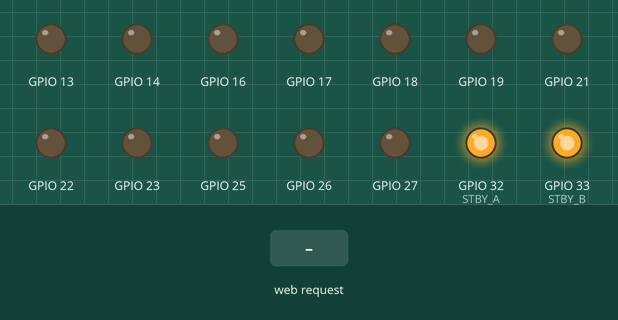
Bench run of a program on a simulated ESP32. On the bench: output pins drawn as LEDs (lit = HIGH). Inputs (shaded band) come from the test bench. What the program prints to the serial monitor is not drawn.

Above: at 1.2 s.
1.3 s: HTTP request GET /motor?c=1&v=1&i=1 received
At 2.2 s:
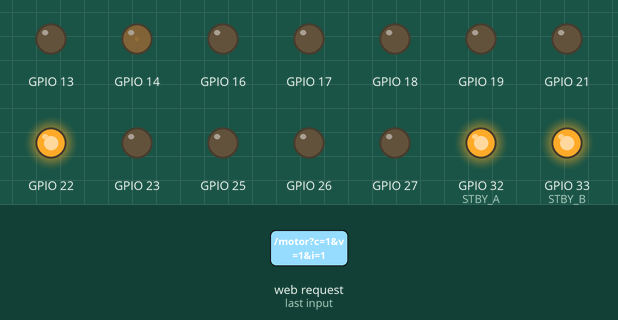
2.8 s: HTTP request GET /move received
At 3.4 s:
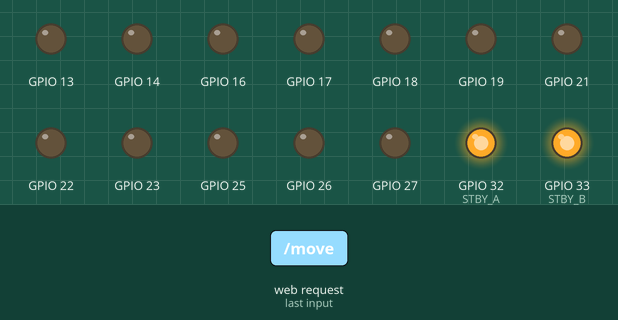
Timing chart, 0 to 5.8 s (numbered marks = the images above; inputs shaded):
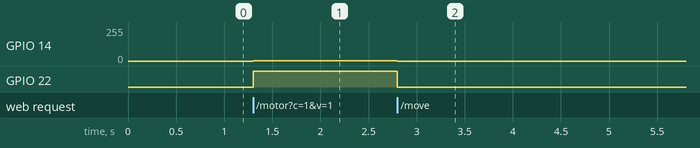

Measured:
- after the input at 1.3 s, GPIO 14: 0/255 → 2/255 at once; GPIO 22: LOW → HIGH at once
- after the input at 2.8 s, GPIO 14: 2/255 → 0/255 at once; GPIO 22: HIGH → LOW at once

The program:

main.cpp
```cpp
#include <Arduino.h>
#include <WiFi.h>
#include <WebServer.h>

const char* AP_SSID = "Omni-Bot";
const char* AP_PASSWORD = "omnibot123";
WebServer server(80);

struct Motor { uint8_t pwm, in1, in2; bool invert; };
Motor FL{13,18,19,false}, FR{14,21,22,true}, RL{16,23,25,false}, RR{17,26,27,true};
constexpr uint8_t STBY_A = 32, STBY_B = 33;

const char INDEX_HTML[] PROGMEM = R"HTML(
<!doctype html>
<html lang="en">
<head>
<meta name="viewport" content="width=device-width,initial-scale=1,maximum-scale=1,user-scalable=no">
<meta name="theme-color" content="#0b0d10">
<title>Omni-Bot Controller</title>
<style>
*{box-sizing:border-box;-webkit-tap-highlight-color:transparent}
body{margin:0;background:#0b0d10;color:#f2f4f7;font-family:system-ui,-apple-system,sans-serif;touch-action:none}
main{width:min(680px,100%);margin:auto;padding:16px 14px 28px}
header{display:flex;align-items:center;justify-content:space-between;margin-bottom:14px}
h1{font-size:24px;margin:0}.status{font-size:12px;color:#6ee7a0}
.panel{background:#151922;border:1px solid #252b36;border-radius:20px;padding:16px;margin:12px 0}
.label{display:flex;justify-content:space-between;color:#b8bec9;font-size:14px}
input[type=range]{width:100%;accent-color:#f2f4f7}
.grid{display:grid;grid-template-columns:repeat(3,1fr);gap:9px}
button{border:1px solid #303642;background:#202631;color:#fff;border-radius:16px;min-height:68px;font-size:26px;font-weight:650;user-select:none}
button:active{transform:scale(.97);background:#343b48}
.stop{background:#a92d38;border-color:#c74450;font-size:16px}.stop:active{background:#c74450}
.rotate{display:grid;grid-template-columns:1fr 1fr;gap:9px;margin-top:9px}
.rotate button{min-height:58px;font-size:18px}
.motors{display:grid;grid-template-columns:1fr 1fr;gap:10px}
.motor{background:#1b202a;border-radius:15px;padding:12px}.motor b{display:block;margin-bottom:5px}
.value{font-size:12px;color:#aeb5c0}
.note{color:#858d99;font-size:12px;line-height:1.5;margin:8px 2px 0}
</style>
</head>
<body>
<main>
<header><h1>🚗 Omni-Bot</h1><span class="status" id="status">● Connected</span></header>

<section class="panel">
<div class="label"><span>Drive speed</span><b id="speedValue">70%</b></div>
<input id="speed" type="range" min="0" max="100" value="70">
</section>

<section class="panel">
<div class="grid">
<button data-c="fl">↖</button><button data-c="f">↑</button><button data-c="fr">↗</button>
<button data-c="l">←</button><button class="stop" id="stop">STOP</button><button data-c="r">→</button>
<button data-c="bl">↙</button><button data-c="b">↓</button><button data-c="br">↘</button>
</div>
<div class="rotate"><button data-c="ccw">↺ Rotate left</button><button data-c="cw">Rotate right ↻</button></div>
<p class="note">Press and hold a direction to drive. Releasing the button stops the robot.</p>
</section>

<section class="panel">
<h3>Motor test</h3>
<div class="motors">
<div class="motor"><b>Front Left</b><input id="m0" type="range" min="-100" max="100" value="0"><span class="value" id="v0">0%</span></div>
<div class="motor"><b>Front Right</b><input id="m1" type="range" min="-100" max="100" value="0"><span class="value" id="v1">0%</span></div>
<div class="motor"><b>Rear Left</b><input id="m2" type="range" min="-100" max="100" value="0"><span class="value" id="v2">0%</span></div>
<div class="motor"><b>Rear Right</b><input id="m3" type="range" min="-100" max="100" value="0"><span class="value" id="v3">0%</span></div>
</div>
<p class="note">Use these controls with the wheels lifted during initial wiring tests.</p>
</section>
</main>

<script>
const $=s=>document.querySelector(s);
const speed=$('#speed');
speed.oninput=()=>$('#speedValue').textContent=speed.value+'%';

let active=false;
function api(url){
 fetch(url).catch(()=>{$('#status').textContent='● Connection lost';$('#status').style.color='#ff6875'});
}
function drive(c){active=true;api('/move?c='+encodeURIComponent(c)+'&v='+speed.value)}
function stop(){if(active){active=false;api('/move?c=s&v=0')}}

document.querySelectorAll('[data-c]').forEach(btn=>{
 const start=e=>{e.preventDefault();drive(btn.dataset.c)};
 const end=e=>{e.preventDefault();stop()};
 btn.addEventListener('pointerdown',start);
 btn.addEventListener('pointerup',end);
 btn.addEventListener('pointercancel',end);
 btn.addEventListener('pointerleave',end);
});
$('#stop').addEventListener('pointerdown',e=>{e.preventDefault();active=false;api('/move?c=s&v=0')});

for(let i=0;i<4;i++){
 const el=$('#m'+i),val=$('#v'+i);
 el.oninput=()=>{val.textContent=el.value+'%';api('/motor?i='+i+'&v='+el.value)};
}
window.addEventListener('blur',stop);
document.addEventListener('visibilitychange',()=>{if(document.hidden)stop()});
</script>
</body>
</html>
)HTML";

void setupMotor(Motor &m){
  pinMode(m.in1,OUTPUT);
  pinMode(m.in2,OUTPUT);
  ledcAttach(m.pwm,20000,8);
  ledcWrite(m.pwm,0);
}

void writeMotor(Motor &m,int value){
  value=constrain(value,-255,255);
  if(m.invert) value=-value;
  if(value==0){
    digitalWrite(m.in1,LOW); digitalWrite(m.in2,LOW); ledcWrite(m.pwm,0); return;
  }
  digitalWrite(m.in1,value>0);
  digitalWrite(m.in2,value<0);
  ledcWrite(m.pwm,abs(value));
}

void setAll(int fl,int fr,int rl,int rr){
  writeMotor(FL,fl); writeMotor(FR,fr); writeMotor(RL,rl); writeMotor(RR,rr);
}
void stopAll(){setAll(0,0,0,0);}

void moveRobot(const String &c,int percent){
  percent=constrain(percent,0,100);
  int x=0,y=0,r=0;
  if(c=="f") x=percent;
  else if(c=="b") x=-percent;
  else if(c=="l") y=-percent;
  else if(c=="r") y=percent;
  else if(c=="fl"){x=percent;y=-percent;}
  else if(c=="fr"){x=percent;y=percent;}
  else if(c=="bl"){x=-percent;y=-percent;}
  else if(c=="br"){x=-percent;y=percent;}
  else if(c=="cw") r=percent;
  else if(c=="ccw") r=-percent;
  else {stopAll();return;}

  int fl=x-y-r;
  int fr=x+y+r;
  int rl=x+y-r;
  int rr=x-y+r;
  int maxMagnitude=max(100,max(abs(fl),max(abs(fr),max(abs(rl),abs(rr)))));
  setAll(fl*255/maxMagnitude,fr*255/maxMagnitude,rl*255/maxMagnitude,rr*255/maxMagnitude);
}

void setup(){
  Serial.begin(115200);
  pinMode(STBY_A,OUTPUT); pinMode(STBY_B,OUTPUT);
  digitalWrite(STBY_A,HIGH); digitalWrite(STBY_B,HIGH);

  setupMotor(FL); setupMotor(FR); setupMotor(RL); setupMotor(RR);
  stopAll();

  WiFi.mode(WIFI_AP);
  WiFi.softAP(AP_SSID,AP_PASSWORD);
  Serial.print("Controller: http://"); Serial.println(WiFi.softAPIP());

  server.on("/",[](){server.send_P(200,"text/html",INDEX_HTML);});
  server.on("/move",[](){
    moveRobot(server.arg("c"),server.arg("v").toInt());
    server.send(200,"text/plain","OK");
  });
  server.on("/motor",[](){
    int i=server.arg("i").toInt();
    int v=constrain(server.arg("v").toInt(),-100,100)*255/100;
    if(i==0) writeMotor(FL,v);
    else if(i==1) writeMotor(FR,v);
    else if(i==2) writeMotor(RL,v);
    else if(i==3) writeMotor(RR,v);
    server.send(200,"text/plain","OK");
  });
  server.begin();
}

void loop(){server.handleClient();}
```
